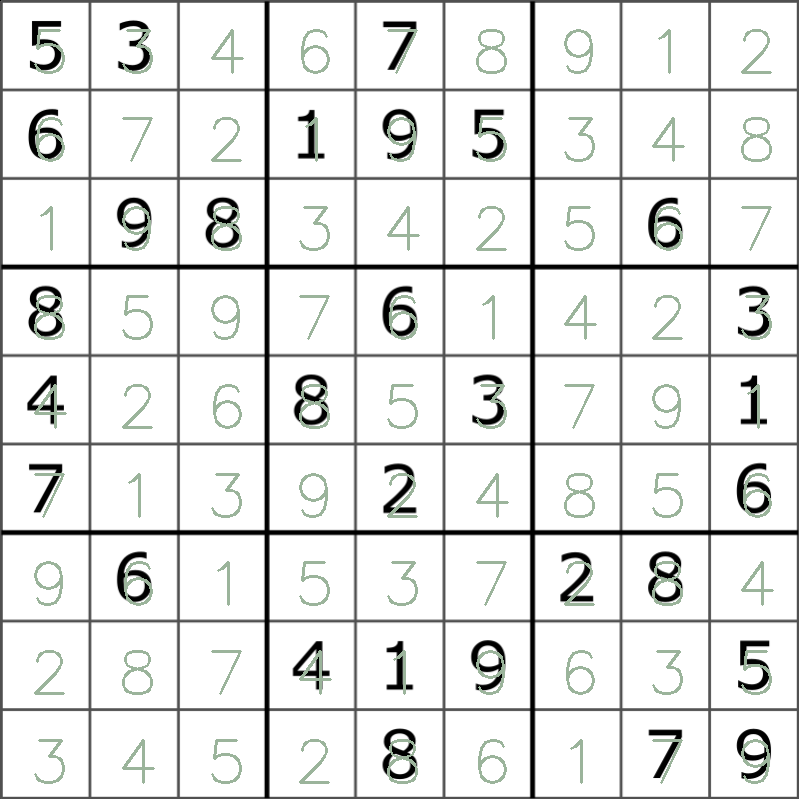
#> input picture images/solved_puzzle.png, 799 x 799 px, given in place of sudoku.png, which was not available
$ jupyter execute --allow-errors sudoku_solver.ipynb   (shell and % lines are left out)
#> lines starting #> are read from the running program, lines starting #| are printed output that depends on the picture; after the words box and inside, x2 and y2 are one past the last pixel; in counts of white or black regions, pixels touching at a corner belong together; pictures that were not available may be replaced by others from this repository, and a replacement may not be noted
#> further down, image is the input picture: shape (799, 799, 3); mean B, G, R 229.1, 230.1, 229.1
[cell 1]
import numpy as np
import torch
import torchvision
import matplotlib.pyplot as plt
from PIL import Image
from time import time
from torchvision import datasets, transforms
from torch import nn,optim

#> (a cell that did not finish here is left out)

#> (a cell that did not finish here is left out)

[cell 4]
from torch.utils.data.sampler import SubsetRandomSampler

#> (the rest of this cell did not finish here and is left out)

#> (a cell that did not finish here is left out)

[cell 6]
class Net(nn.Module):
    # [23 lines left out: functions __init__, forward, not called in this run]

#> (the rest of this cell did not finish here and is left out)

#> (a cell that did not finish here is left out)

[cell 8]
epoches = 25
valid_loss_min = np.Inf

#> (the rest of this cell did not finish here and is left out)

#> (a cell that did not finish here is left out)

[cell 10]
test_loss = 0.0

correct_class = list(i for i in range(10))
total_class = list(i for i in range(10))

#> (the rest of this cell did not finish here and is left out)

[cell 11]
from imutils.perspective import four_point_transform
from skimage.segmentation import clear_border
import imutils
import cv2
from google.colab.patches import cv2_imshow

[cell 12]
def threshold(image):
    gray = cv2.cvtColor(image, cv2.COLOR_BGR2GRAY)
    blurred = cv2.GaussianBlur(gray, (7, 7), 3)
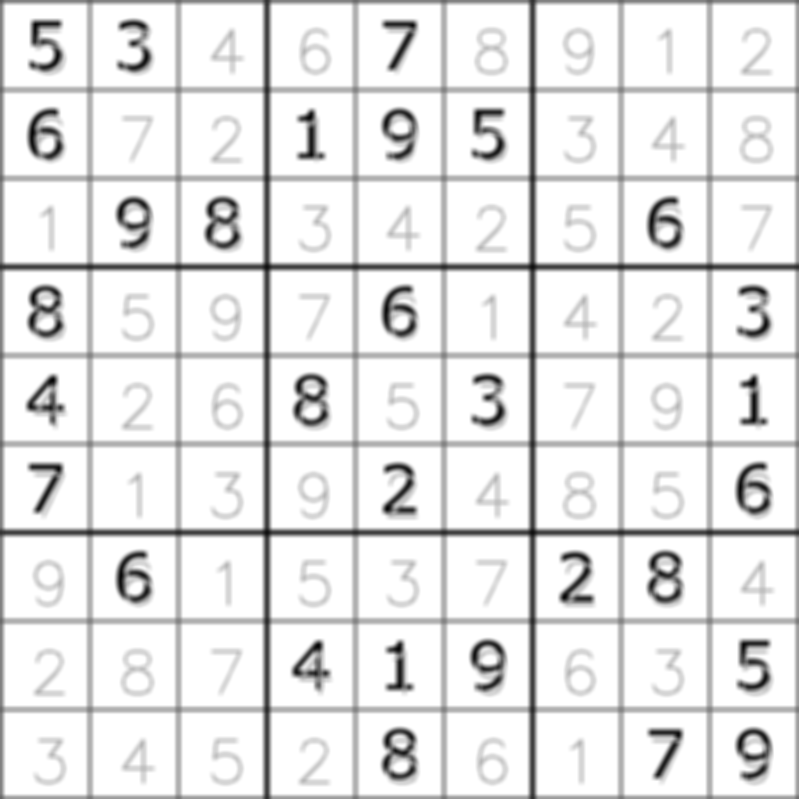
#> blurred: shape (799, 799); min 2, max 255, mean 229.9
    threshold_img = cv2.adaptiveThreshold(blurred, 225,
                                          cv2.ADAPTIVE_THRESH_GAUSSIAN_C, cv2.THRESH_BINARY, 11, 2)
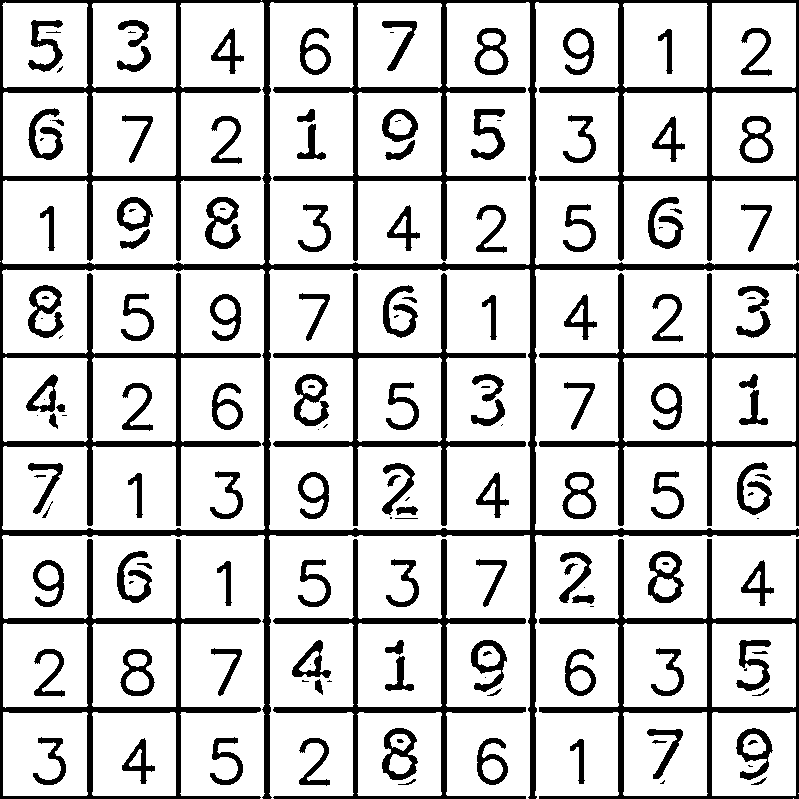
#> threshold_img: shape (799, 799); values 0 (black) and 225 (white), 80.3% white; 157 black regions (39 under 20 px), largest, box (x1, y1, x2, y2) and area: (0, 0, 799, 799) 52798, (539, 539, 799, 799) 7241, (273, 539, 526, 799) 6392
    threshold_img = cv2.bitwise_not(threshold_img)
#> threshold_img: shape (799, 799); values 30 (black) and 255 (white), 19.7% white; 157 white regions (39 under 20 px)
    cv2_imshow(threshold_img)
    return threshold_img

[cell 13]
image = cv2.imread('images/sudoku.png')
thresh = threshold(image)

[cell 14]
def find_contours(thresh, image):
    cnts = cv2.findContours(thresh.copy(), cv2.RETR_EXTERNAL, cv2.CHAIN_APPROX_SIMPLE)
#> cnts = 1 contour; box (x1, y1, x2, y2) and area: (0, 0, 799, 799) 636804
    cnts = imutils.grab_contours(cnts)
#> cnts = [[[0, 0], [0, 798], [798, 798], [798, 0]]]
    cnts = sorted(cnts, key=cv2.contourArea, reverse=True)
    puzzleCnt = None

    for c in cnts:
        line = cv2.arcLength(c, True)
        approx = cv2.approxPolyDP(c, 0.02 * line, True)

        if len(approx) == 4:
            puzzleCnt = approx
            break
#> this loop made 1 pass
#> (line, puzzleCnt) on pass 1: (3192, [[0, 0], [0, 798], [798, 798], [798, 0]])
    if puzzleCnt is None:
        raise Exception(("could not find sudoku puzzle outline."
            "try debugging your thresholding and contour steps."))

    output = image.copy()
    cv2.drawContours(output, [puzzleCnt], -1, (0,255,0), 2)
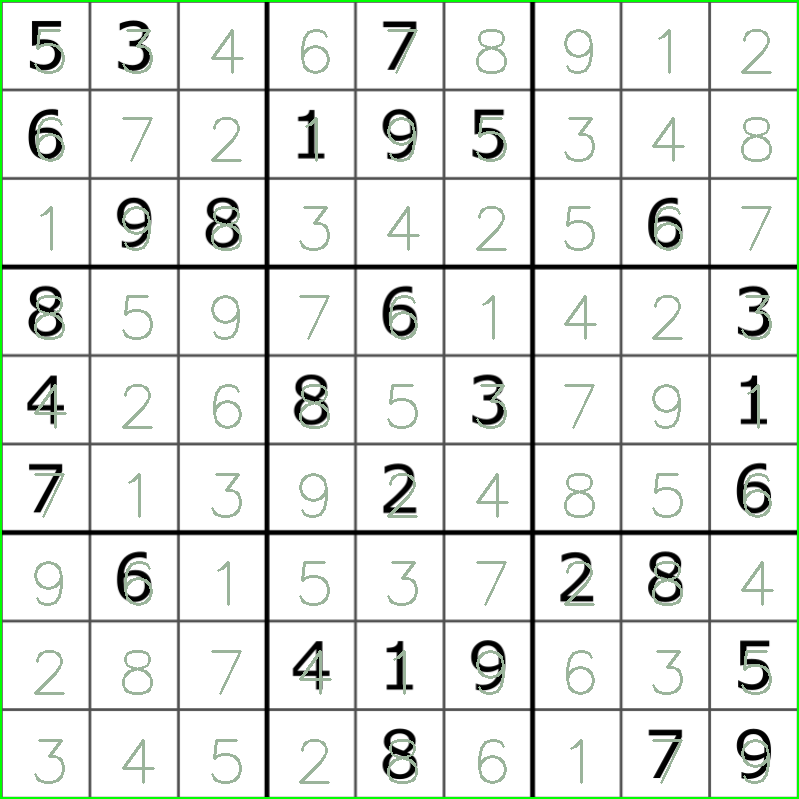
#> output: shape (799, 799, 3); 1% of pixels changed, all inside (x1, y1, x2, y2) = (0, 0, 799, 799)
    cv2_imshow(output)
    puzzle = four_point_transform(image, puzzleCnt.reshape(4,2))
    gray = cv2.cvtColor(image, cv2.COLOR_BGR2GRAY)
    warped = four_point_transform(gray, puzzleCnt.reshape(4,2))
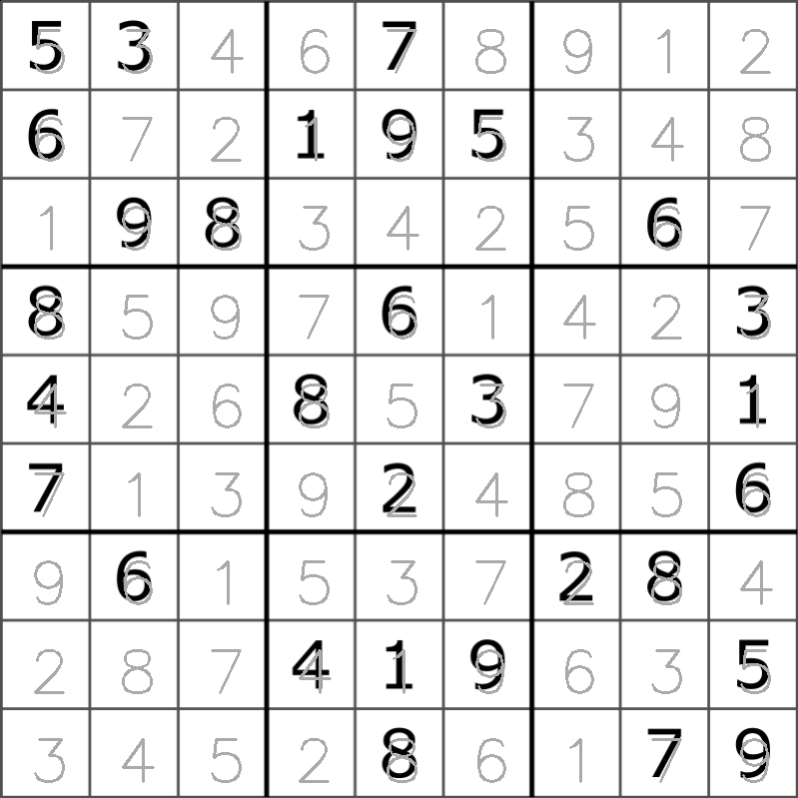
#> warped: shape (798, 798); min 0, max 255, mean 229.7
    return (puzzle, warped)
